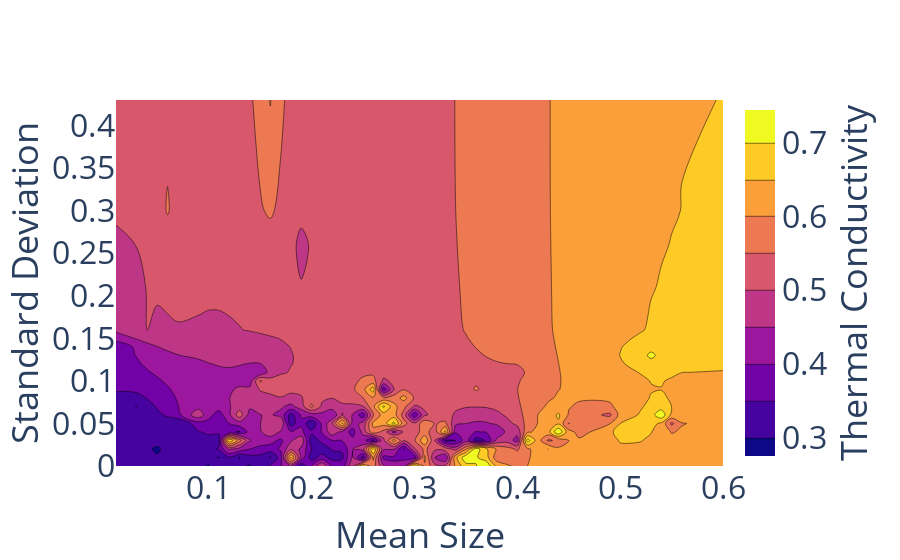

The cell this chart's notebook holds for it:
### Code cell
import plotly.graph_objects as go

fig = go.Figure(data =
    go.Contour(
        z=thermal,
        x=input_test[:,2], # horizontal axis
        y=input_test[:,3],# vertical axis
        colorbar=dict(
            title='Thermal Conductivity',titleside='right',titlefont=dict(size=36),tickfont_size=32)
    ))
fig['layout']['yaxis1'].update(title='Standard Deviation',title_font=dict(size = 36),tickfont_size=32)
fig['layout']['xaxis1'].update(title='Mean Size',title_font=dict(size = 36),tickfont_size=32)
#fig['layout'].update(title='Thermal Properties',title_font=dict(size = 32))
fig.show()

### Figure 1 — Plotly figure (JSON) as saved in the notebook; plotly's stock layout.template omitted (floating-point values rounded to 4 significant figures; data arrays with more than 128 entries replaced by an {"elided": "..."} marker saying what was removed)
{"data": [{"colorbar": {"tickfont": {"size": 32}, "title": {"font": {"size": 36}, "side": "right", "text": "Thermal Conductivity"}}, "type": "contour", "x": {"elided": "200 float values"}, "y": {"elided": "200 float values"}, "z": {"elided": "200 float values"}}], "layout": {"xaxis": {"tickfont": {"size": 32}, "title": {"font": {"size": 36}, "text": "Mean Size"}}, "yaxis": {"tickfont": {"size": 32}, "title": {"font": {"size": 36}, "text": "Standard Deviation"}}}}
